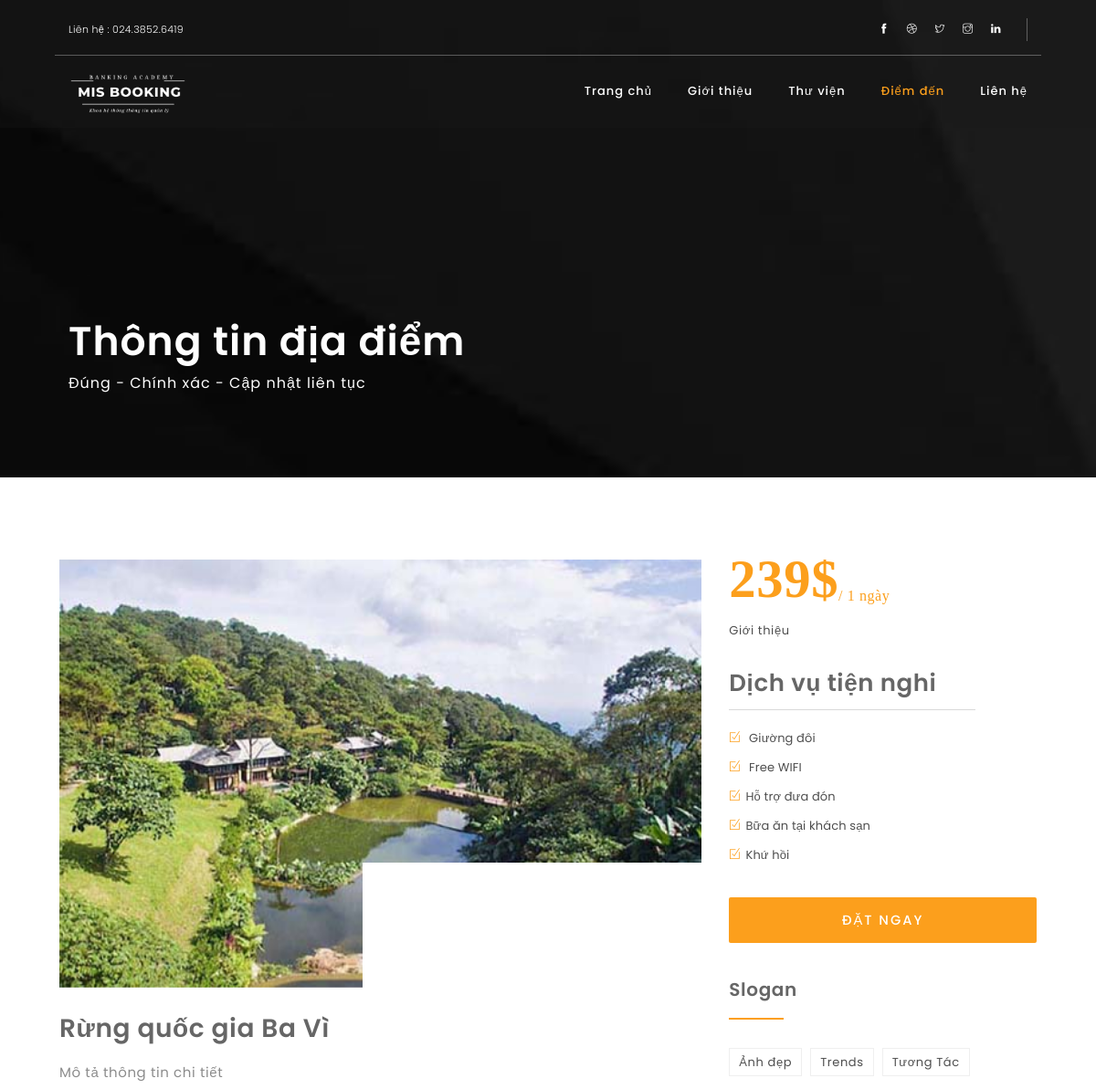
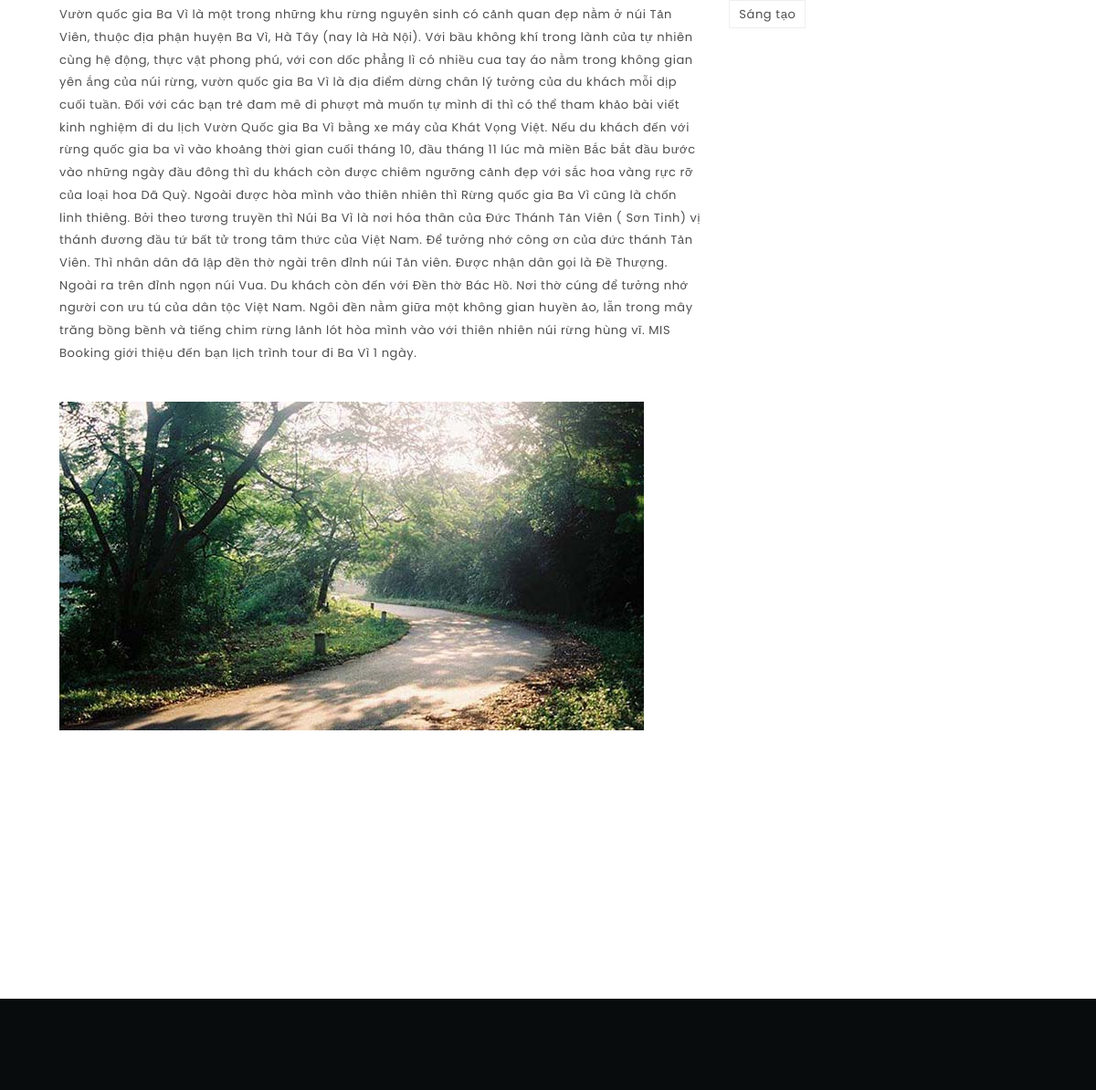
The page /projects-detail.php?id=1 on the database its author committed (2 pictures, top to bottom).
### tables this page shows
CREATE TABLE `tbl_tour` (
  `id_tour` int(11) NOT NULL,
  `loai_hinh` varchar(30) NOT NULL,
  `diem_den` varchar(50) NOT NULL,
  `khoang_thoi_gian` varchar(30) NOT NULL,
  `anh_1` varchar(255) NOT NULL,
  `anh_2` varchar(255) NOT NULL,
  `gioi_thieu_tour` text NOT NULL,
  `dich_vu_1` varchar(40) NOT NULL,
  `dich_vu_2` varchar(40) NOT NULL,
  `dich_vu_3` varchar(40) NOT NULL,
  `dich_vu_4` varchar(40) NOT NULL,
  `dich_vu_5` varchar(40) NOT NULL,
  `gia` int(11) NOT NULL,
  `link` text NOT NULL
);

### projects-detail.php (the view, shortened to what this page needs)
<!DOCTYPE html>
<html lang="zxx">
<html lang="vi">
  <head>
    <link href="css/bootstrap.min.css" rel="stylesheet">
    <link rel="stylesheet" href="css/themify-icons.css">
    <link href="font-awesome/css/font-awesome.css" rel="stylesheet">
    <link href="css/datepicker.min.css" rel="stylesheet">
    <link rel="stylesheet" type="text/css" href="css/fullwidth.css" media="screen" />
  <link rel="stylesheet" type="text/css" href="rs-plugin/css/settings.css" media="screen" />
    <link rel="stylesheet" href="css/rev-settings.css" type="text/css">
    <link href="css/animated-on3step.css" rel="stylesheet">
    <link href="css/owl.carousel.css" rel="stylesheet">
    <link href="css/owl.theme.css" rel="stylesheet">
    <link href="css/on3step-style.css" rel="stylesheet">
    <link href="css/queries-on3step.css" media="all" rel="stylesheet">
  </head>
  <body>
   <div class="content-wrapper">
   <header class="init">
    <div class="container-fluid m-5-hor">
    <div class="row">
        <div class="subnav">
         <div class="col-md-6">
          <div class="left">
            <div class="social-icons-subnav hidden-sm hidden-xs">
                <div>Liên hệ : 024.3852.6419</div>
            </div>
          </div>
         </div>
         <div class="col-md-6">
          <div class="right">
            <div id="sub-icon" class="social-icons-subnav">
                <a href="#"><span class="ti-facebook"></span></a>
                <a href="#"><span class="ti-dribbble"></span></a>
                <a href="#"><span class="ti-twitter"></span></a>
                <a href="#"><span class="ti-instagram"></span></a>
                <a href="#"><span class="ti-linkedin"></span></a>
            </div>
          </div>
         </div>
        </div>
    </div>
    </div>
      <div class="navbar-default-white navbar-fixed-top">
        <div class="container-fluid m-5-hor">
        <div class="row">
          <a class="navbar-brand white" href="index.php">
          <img class="white" alt="logo" src="img/logo.png">
          </a>
          <div class="white menu-init" id="main-menu">
            <nav id="menu-center">
              <ul>
                <li>
                 <a href="index.php">Trang chủ </a>
                </li>
                <li>
                  <a href="about.php">Giới thiệu</a>
                </li>
                <li>
                  <a href="works.php">Thư viện </a>
                </li>
                <li>
                  <a  href="destination.php" class="actived">Điểm đến </a>
                </li>
                <li>
                  <a  href="contact.php">Liên hệ</a>
                </li>
              </ul>
            </nav>
          </div>
        </div>
        </div>
      </div>
      </header>
      <?php
        $ket_noi = mysqli_connect("localhost","root","","mis_booking");
        $id=$_GET["id"];
        $sql = "SELECT * FROM `tbl_tour` WHERE `id_tour` = '".$id."' " ;
        $noi_dung_tour = mysqli_query($ket_noi,$sql);
        while ($row = mysqli_fetch_array($noi_dung_tour))
        {
      ;?>
      <section id="subheader">
        <div class="container-fluid m-5-hor">
          <div class="row">
            <div class="col-md-12">
              <h1 class="big-heading">
                Thông tin địa điểm
              </h1>
              <p>Đúng - Chính xác - Cập nhật liên tục</p>
            </div>
        </div>
       </div>
      </section>
      <section aria-label="section-blog" id="content">
        <div class="container-fluid">
          <div class="row">
      <div class="v-align">
      <div class="col-md-11 col-xs-12">
      <div class="row">
        <div class="col-md-8">
         <div id="projectsBig" class="owl-carousel">
          <div class="item"><img alt="#" src="img/tour/<?php echo $row["anh_1"] ;?>"></div>
         </div>
          <div class="grid-item">
           <h3 class="big-heading"><?php echo $row["diem_den"] ;?></h3>
           <p class="intro">Mô tả thông tin chi tiết  </p>
           <p class="content"> <?php echo $row["gioi_thieu_tour"] ;?> </p>
          </div>
          <div class="grid-item">
            <img alt="#" class="img-responsive" src="img/tour/<?php echo $row["anh_2"] ;?>">
          </div>
          </div>
            <div class="col-md-4">
              <aside>
                <div class="widget">
                <div class="service-hotel onStep animated fadeInUp" data-animation="fadeInUp" data-time="1200">
                  <div class="price"><?php echo $row["gia"];?>$<sub>/ <?php echo $row["khoang_thoi_gian"];?></sub></div>
                  <p>Giới thiệu</p>
                  <div class="space-half"></div>
                  <h3 class="big-heading">Dịch vụ tiện nghi</h3>
                  <div class="devider-rooms-detail"></div>
                  <span><i class="ti-check-box"></i> <?php echo $row["dich_vu_1"] ;?></span>
                  <span><i class="ti-check-box"></i> <?php echo $row["dich_vu_2"] ;?></span>
                  <span><i class="ti-check-box"></i><?php echo $row["dich_vu_3"] ;?></span>
                  <span><i class="ti-check-box"></i><?php echo $row["dich_vu_4"] ;?></span>
                  <span><i class="ti-check-box"></i><?php echo $row["dich_vu_5"] ;?></span>
                </div>
                <a class="btn-book" href="ecommerce-form.php?id=<?php echo $row["id_tour"] ;?>">ĐẶT NGAY</a>
                </div>
                <div class="widget">
                  <h4 class="big-heading">
                    Slogan
                  </h4>
                  <div class="devider-widget">
                  </div>
                  <div class="tags">
                    <div>
                      <a href="works.php">Ảnh đẹp</a>
                    </div>
                    <div>
                      <a href="about.php">Trends</a>
                    </div>
                    <div>
                      <a href="contact.php">Tương Tác</a>
                    </div>
                    <div>
                      <a href="destination.php">Sáng tạo</a>
                    </div>
                  </div>
                </div>
              </aside>
            </div>
        <div class="space-double"></div>
           </div>
           </div>
           </div>
          </div>
        </div>
      </section>
      <?php
            }
          ;?>
      <footer class="main text-center">
        <div class="container-fluid m-5-hor">
          <div class="row">
          </div>
        </div>
      </footer>
    </div>
  </body>
</html>

### css/fullwidth.css (style rules this page uses)
html { overflow-x:hidden; padding: 0 !important; background:#fff; margin:0px !important; }

### rows shown on the page
tbl_tour: diem_den "Rừng quốc gia Ba Vì", gioi_thieu_tour "Vườn quốc gia Ba Vì là một trong những khu rừng nguyên sinh có cảnh quan đẹp nằm ở núi Tản Viên, thuộc địa phận huyện Ba Vì, Hà Tây (nay là Hà Nội). Với bầu không khí trong lành của tự nhiên cùng hệ động, thực vật phong phú, với con dốc phẳng lì có nhiều cua tay áo nằm trong không gian yên ắng của núi rừng, vườn quốc gia Ba Vì là địa điểm dừng chân lý tưởng của du khách mỗi dịp cuối tuần. Đối với các bạn trẻ đam mê đi phượt mà muốn tự mình đi thì có thể tham khảo bài viết kinh nghiệm đi du lịch Vườn Quốc gia Ba Vì bằng xe máy của Khát Vọng Việt. Nếu du khách đến với rừng quốc gia ba vì vào khoảng thời gian cuối tháng 10, đầu tháng 11 lúc mà miền Bắc bắt đầu bước vào những ngày đầu đông thì…", gia "239", khoang_thoi_gian "1 ngày", dich_vu_1 "Giường đôi", dich_vu_2 "Free WIFI", dich_vu_3 "Hỗ trợ đưa đón", dich_vu_4 "Bữa ăn tại khách sạn", dich_vu_5 "Khứ hồi"
